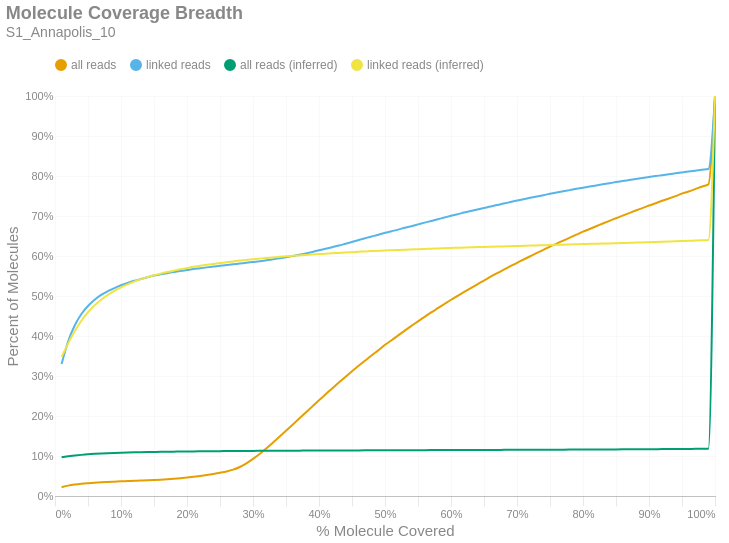

Notebook code cell kept with this figure:
### Markdown cell above
### Molecule Read Coverage
This chart shows molecule coverage breadth as computed by the number of bases aligned to that molecule. In other words, "*how much of each unique long molecule is actually sequenced/aligned?*" Keep in mind there is a distinction between sequences and alignments, since some sequences belonging to a particular molecule may not align well and wouldn't appear in the alignment data. This chart also shows molecule coverage breadth as computed by the *inferred fragment* from which the aligned sequences originate. Unlike read coverage, this calculation takes into account the total insert size, including unsequenced gaps between the forward and reverse reads. Like the previous figures, these are cumulative percents.

### Code cell
if SKIPLR:
    print_html(f"Skipped")
else:
    binned_df = consolidated_hist(valids['coverage_bp'], mask, 0.01, True)
    binned_df_inf = consolidated_hist(valids['coverage_inserts'], mask, 0.01, True)
    binned_df = binned_df.with_columns(pl.lit(binned_df_inf['all reads (cumsum)']).alias('all reads (inferred)'))
    binned_df = binned_df.with_columns(pl.lit(binned_df_inf['linked reads (cumsum)']).alias('linked reads (inferred)'))
    binned_df = binned_df.with_columns(
        (pl.col('bin').cast(pl.Float64) + 0.01).alias('right_edge')
    )

    with SafeRender(binned_df):
        (
            density_plot(binned_df, 'Molecule Coverage Breadth', samplename, 'molcov', ['all reads (inferred)','linked reads (inferred)'])
            .encode(
                #x=alt.X('bin:Q', title="% Molecule Covered").axis(format = '%').scale(padding=0),
                x=alt.X('right_edge:Q', title="% Molecule Covered").axis(format='%').scale(padding=0),
                y=alt.Y('value:Q', title='Percent of Molecules')
                    .axis(format='%')
                    .stack(False)
                    .scale(domainMin=0, padding=0),
                color=alt.Color("key:N").scale(domain = ["all reads", "linked reads", "all reads (inferred)", "linked reads (inferred)"]),
                tooltip = [
                    alt.Tooltip("key:N", title = "Data Type"),
                    alt.Tooltip("range_label:N", title="% Molecule Covered"),
                    alt.Tooltip("value:Q", format = ".2%", title="% Molecules")
                ]
            )
        ).display()

### Figure 1 — Vega-Lite specification as saved in the notebook (floating-point values rounded to 4 significant figures)
{"width": "container", "height": 400, "config": {"title": {"anchor": "start", "dy": -15, "fontSize": 18, "color": "#888888", "subtitleColor": "#888888", "subtitleFontSize": 14}, "arc": {"fill": "#0072B2"}, "axis": {"domainColor": "#888888", "domainWidth": 0.5, "gridWidth": 0.2, "grid": false, "titleFontWeight": 400, "titleFontSize": 15, "labelFontSize": 11, "labelColor": "#888888", "tickColor": "#888888", "tickWidth": 0.2, "titleColor": "#888888"}, "axisBand": {"grid": false}, "axisX": {"grid": true, "tickSize": 10, "domainCap": "round"}, "axisY": {"domain": false, "grid": true, "tickSize": 0, "domainCap": "round"}, "background": "transparent", "header": {"labelFontSize": 15, "labelColor": "#888888", "titleFontSize": 15, "titleFontWeight": 600, "titleColor": "#888888"}, "legend": {"labelFont": "sans-serif", "labelFontSize": 12, "labelColor": "#888888", "symbolSize": 100, "symbolType": "circle", "titleFontSize": 12, "titlePadding": 10, "titleColor": "#888888", "title": null, "orient": "top"}, "range": {"category": ["#E69F00", "#56B4E9", "#009E73", "#F0E442", "#0072B2", "#D55E00", "#CC79A7", "#000000"], "diverging": ["#cfe8f3", "#a2d4ec", "#73bfe2", "#46abdb", "#1696d2", "#12719e"]}, "area": {"fill": "#0072B2", "fillOpacity": 0.7, "line": true, "strokeOpacity": 0.7}, "line": {"color": "#0072B2", "stroke": "#0072B2", "strokeWidth": 2}, "trail": {"color": "#0072B2", "stroke": "#0072B2", "strokeWidth": 0, "size": 1}, "point": {"filled": true, "fillOpacity": 1.0, "size": 95}, "text": {"color": "#888888", "fontSize": 11, "align": "right", "fontWeight": 400, "size": 11}, "bar": {"fill": "#0072B2", "stroke": null}, "view": {"stroke": null, "continuousWidth": 660, "continuousHeight": 400}}, "data": {"name": "data-9cc202c3c3c2103ca561ae91d1ab353e"}, "mark": {"type": "line", "interpolate": "monotone", "point": {"opacity": 0, "size": 275}}, "encoding": {"color": {"field": "key", "scale": {"domain": ["all reads", "linked reads", "all reads (inferred)", "linked reads (inferred)"]}, "type": "nominal"}, "tooltip": [{"field": "key", "title": "Data Type", "type": "nominal"}, {"field": "range_label", "title": "% Molecule Covered", "type": "nominal"}, {"field": "value", "format": ".2%", "title": "% Molecules", "type": "quantitative"}], "x": {"axis": {"format": "%"}, "field": "right_edge", "scale": {"padding": 0}, "title": "% Molecule Covered", "type": "quantitative"}, "y": {"axis": {"format": "%"}, "field": "value", "scale": {"domainMin": 0, "padding": 0}, "stack": false, "title": "Percent of Molecules", "type": "quantitative"}}, "params": [{"name": "param_c36ac31b6afebe62", "select": {"type": "point", "fields": ["key"]}, "bind": "legend"}], "title": {"text": "Molecule Coverage Breadth", "subtitle": "S1_Annapolis_10"}, "transform": [{"fold": ["all reads (cumsum)", "linked reads (cumsum)", "all reads (inferred)", "linked reads (inferred)"]}, {"calculate": "replace(datum.key, ' (cumsum)', '')", "as": "key"}, {"filter": {"param": "param_c36ac31b6afebe62"}}], "usermeta": {"embedOptions": {"downloadFileName": "S1_Annapolis_10.molcov"}}, "$schema": "https://vega.github.io/schema/vega-lite/v6.1.0.json", "datasets": {"data-9cc202c3c3c2103ca561ae91d1ab353e": [{"bin": "0.0", "interval": "0.0-0.01", "all reads": 0.02208, "linked reads": 0.3298, "all reads (cumsum)": 0.02208, "linked reads (cumsum)": 0.3298, "range_label": "0.0-0.01", "all reads (inferred)": 0.09698, "linked reads (inferred)": 0.3476, "right_edge": 0.01}, {"bin": "0.01", "interval": "0.01-0.02", "all reads": 0.003817, "linked reads": 0.05703, "all reads (cumsum)": 0.0259, "linked reads (cumsum)": 0.3868, "range_label": "0.01-0.02", "all reads (inferred)": 0.0992, "linked reads (inferred)": 0.3815, "right_edge": 0.02}, {"bin": "0.02", "interval": "0.02-0.03", "all reads": 0.002723, "linked reads": 0.04003, "all reads (cumsum)": 0.02862, "linked reads (cumsum)": 0.4269, "range_label": "0.02-0.03", "all reads (inferred)": 0.1012, "linked reads (inferred)": 0.4123, "right_edge": 0.03}, {"bin": "0.03", "interval": "0.03-0.04", "all reads": 0.002038, "linked reads": 0.02827, "all reads (cumsum)": 0.03066, "linked reads (cumsum)": 0.4551, "range_label": "0.03-0.04", "all reads (inferred)": 0.1028, "linked reads (inferred)": 0.4382, "right_edge": 0.04}, {"bin": "0.04", "interval": "0.04-0.05", "all reads": 0.001456, "linked reads": 0.01993, "all reads (cumsum)": 0.03212, "linked reads (cumsum)": 0.4751, "range_label": "0.04-0.05", "all reads (inferred)": 0.1042, "linked reads (inferred)": 0.4594, "right_edge": 0.05}, {"bin": "0.05", "interval": "0.05-0.06", "all reads": 0.001216, "linked reads": 0.01566, "all reads (cumsum)": 0.03333, "linked reads (cumsum)": 0.4907, "range_label": "0.05-0.06", "all reads (inferred)": 0.1054, "linked reads (inferred)": 0.4765, "right_edge": 0.06}, {"bin": "0.06", "interval": "0.06-0.07", "all reads": 0.0009963, "linked reads": 0.01204, "all reads (cumsum)": 0.03433, "linked reads (cumsum)": 0.5028, "range_label": "0.06-0.07", "all reads (inferred)": 0.1063, "linked reads (inferred)": 0.4906, "right_edge": 0.07}, {"bin": "0.07", "interval": "0.07-0.08", "all reads": 0.0008144, "linked reads": 0.009188, "all reads (cumsum)": 0.03514, "linked reads (cumsum)": 0.5119, "range_label": "0.07-0.08", "all reads (inferred)": 0.107, "linked reads (inferred)": 0.5025, "right_edge": 0.08}, {"bin": "0.08", "interval": "0.08-0.09", "all reads": 0.000744, "linked reads": 0.007825, "all reads (cumsum)": 0.03589, "linked reads (cumsum)": 0.5198, "range_label": "0.08-0.09", "all reads (inferred)": 0.1077, "linked reads (inferred)": 0.513, "right_edge": 0.09}, {"bin": "0.09", "interval": "0.09-0.1", "all reads": 0.00075, "linked reads": 0.007125, "all reads (cumsum)": 0.03664, "linked reads (cumsum)": 0.5269, "range_label": "0.09-0.1", "all reads (inferred)": 0.1082, "linked reads (inferred)": 0.5216, "right_edge": 0.1}, {"bin": "0.1", "interval": "0.1-0.11", "all reads": 0.0006554, "linked reads": 0.005711, "all reads (cumsum)": 0.03729, "linked reads (cumsum)": 0.5326, "range_label": "0.1-0.11", "all reads (inferred)": 0.1087, "linked reads (inferred)": 0.5291, "right_edge": 0.11}, {"bin": "0.11", "interval": "0.11-0.12", "all reads": 0.0006589, "linked reads": 0.005355, "all reads (cumsum)": 0.03795, "linked reads (cumsum)": 0.538, "range_label": "0.11-0.12", "all reads (inferred)": 0.1091, "linked reads (inferred)": 0.536, "right_edge": 0.12}, {"bin": "0.12", "interval": "0.12-0.13", "all reads": 0.000658, "linked reads": 0.004498, "all reads (cumsum)": 0.03861, "linked reads (cumsum)": 0.5425, "range_label": "0.12-0.13", "all reads (inferred)": 0.1095, "linked reads (inferred)": 0.5422, "right_edge": 0.13}, {"bin": "0.13", "interval": "0.13-0.14", "all reads": 0.0006731, "linked reads": 0.004484, "all reads (cumsum)": 0.03928, "linked reads (cumsum)": 0.5469, "range_label": "0.13-0.14", "all reads (inferred)": 0.1098, "linked reads (inferred)": 0.5473, "right_edge": 0.14}, {"bin": "0.14", "interval": "0.14-0.15", "all reads": 0.0007591, "linked reads": 0.004091, "all reads (cumsum)": 0.04004, "linked reads (cumsum)": 0.551, "range_label": "0.14-0.15", "all reads (inferred)": 0.1101, "linked reads (inferred)": 0.5517, "right_edge": 0.15}, {"bin": "0.15", "interval": "0.15-0.16", "all reads": 0.0008243, "linked reads": 0.002999, "all reads (cumsum)": 0.04087, "linked reads (cumsum)": 0.554, "range_label": "0.15-0.16", "all reads (inferred)": 0.1104, "linked reads (inferred)": 0.556, "right_edge": 0.16}, {"bin": "0.16", "interval": "0.16-0.17", "all reads": 0.001002, "linked reads": 0.002956, "all reads (cumsum)": 0.04187, "linked reads (cumsum)": 0.557, "range_label": "0.16-0.17", "all reads (inferred)": 0.1107, "linked reads (inferred)": 0.5598, "right_edge": 0.17}, {"bin": "0.17", "interval": "0.17-0.18", "all reads": 0.001264, "linked reads": 0.002913, "all reads (cumsum)": 0.04313, "linked reads (cumsum)": 0.5599, "range_label": "0.17-0.18", "all reads (inferred)": 0.1109, "linked reads (inferred)": 0.5633, "right_edge": 0.18}, {"bin": "0.18", "interval": "0.18-0.19", "all reads": 0.00147, "linked reads": 0.002484, "all reads (cumsum)": 0.0446, "linked reads (cumsum)": 0.5624, "range_label": "0.18-0.19", "all reads (inferred)": 0.1111, "linked reads (inferred)": 0.5669, "right_edge": 0.19}, {"bin": "0.19", "interval": "0.19-0.2", "all reads": 0.001703, "linked reads": 0.002435, "all reads (cumsum)": 0.04631, "linked reads (cumsum)": 0.5648, "range_label": "0.19-0.2", "all reads (inferred)": 0.1113, "linked reads (inferred)": 0.5699, "right_edge": 0.2}, {"bin": "0.2", "interval": "0.2-0.21", "all reads": 0.001866, "linked reads": 0.002449, "all reads (cumsum)": 0.04817, "linked reads (cumsum)": 0.5673, "range_label": "0.2-0.21", "all reads (inferred)": 0.1115, "linked reads (inferred)": 0.5729, "right_edge": 0.21}, {"bin": "0.21", "interval": "0.21-0.22", "all reads": 0.002091, "linked reads": 0.002106, "all reads (cumsum)": 0.05026, "linked reads (cumsum)": 0.5694, "range_label": "0.21-0.22", "all reads (inferred)": 0.1117, "linked reads (inferred)": 0.5754, "right_edge": 0.22}, {"bin": "0.22", "interval": "0.22-0.23", "all reads": 0.002352, "linked reads": 0.00217, "all reads (cumsum)": 0.05262, "linked reads (cumsum)": 0.5715, "range_label": "0.22-0.23", "all reads (inferred)": 0.1118, "linked reads (inferred)": 0.5779, "right_edge": 0.23}, {"bin": "0.23", "interval": "0.23-0.24", "all reads": 0.002602, "linked reads": 0.002028, "all reads (cumsum)": 0.05522, "linked reads (cumsum)": 0.5736, "range_label": "0.23-0.24", "all reads (inferred)": 0.112, "linked reads (inferred)": 0.5802, "right_edge": 0.24}, {"bin": "0.24", "interval": "0.24-0.25", "all reads": 0.002897, "linked reads": 0.001992, "all reads (cumsum)": 0.05811, "linked reads (cumsum)": 0.5756, "range_label": "0.24-0.25", "all reads (inferred)": 0.1121, "linked reads (inferred)": 0.5823, "right_edge": 0.25}, {"bin": "0.25", "interval": "0.25-0.26", "all reads": 0.003312, "linked reads": 0.001856, "all reads (cumsum)": 0.06143, "linked reads (cumsum)": 0.5774, "range_label": "0.25-0.26", "all reads (inferred)": 0.1123, "linked reads (inferred)": 0.5846, "right_edge": 0.26}, {"bin": "0.26", "interval": "0.26-0.27", "all reads": 0.004489, "linked reads": 0.001821, "all reads (cumsum)": 0.06591, "linked reads (cumsum)": 0.5792, "range_label": "0.26-0.27", "all reads (inferred)": 0.1124, "linked reads (inferred)": 0.5865, "right_edge": 0.27}, {"bin": "0.27", "interval": "0.27-0.28", "all reads": 0.006586, "linked reads": 0.001928, "all reads (cumsum)": 0.0725, "linked reads (cumsum)": 0.5812, "range_label": "0.27-0.28", "all reads (inferred)": 0.1125, "linked reads (inferred)": 0.5885, "right_edge": 0.28}, {"bin": "0.28", "interval": "0.28-0.29", "all reads": 0.009062, "linked reads": 0.001828, "all reads (cumsum)": 0.08156, "linked reads (cumsum)": 0.583, "range_label": "0.28-0.29", "all reads (inferred)": 0.1126, "linked reads (inferred)": 0.5901, "right_edge": 0.29}, {"bin": "0.29", "interval": "0.29-0.3", "all reads": 0.01119, "linked reads": 0.002013, "all reads (cumsum)": 0.09275, "linked reads (cumsum)": 0.585, "range_label": "0.29-0.3", "all reads (inferred)": 0.1127, "linked reads (inferred)": 0.5918, "right_edge": 0.3}, {"bin": "0.3", "interval": "0.3-0.31", "all reads": 0.0124, "linked reads": 0.001928, "all reads (cumsum)": 0.1052, "linked reads (cumsum)": 0.5869, "range_label": "0.3-0.31", "all reads (inferred)": 0.1129, "linked reads (inferred)": 0.5935, "right_edge": 0.31}, {"bin": "0.31", "interval": "0.31-0.32", "all reads": 0.01369, "linked reads": 0.002256, "all reads (cumsum)": 0.1188, "linked reads (cumsum)": 0.5892, "range_label": "0.31-0.32", "all reads (inferred)": 0.113, "linked reads (inferred)": 0.595, "right_edge": 0.32}, {"bin": "0.32", "interval": "0.32-0.33", "all reads": 0.0144, "linked reads": 0.002392, "all reads (cumsum)": 0.1332, "linked reads (cumsum)": 0.5916, "range_label": "0.32-0.33", "all reads (inferred)": 0.1131, "linked reads (inferred)": 0.5964, "right_edge": 0.33}, {"bin": "0.33", "interval": "0.33-0.34", "all reads": 0.01464, "linked reads": 0.002456, "all reads (cumsum)": 0.1479, "linked reads (cumsum)": 0.594, "range_label": "0.33-0.34", "all reads (inferred)": 0.1131, "linked reads (inferred)": 0.5979, "right_edge": 0.34}, {"bin": "0.34", "interval": "0.34-0.35", "all reads": 0.01504, "linked reads": 0.002849, "all reads (cumsum)": 0.1629, "linked reads (cumsum)": 0.5969, "range_label": "0.34-0.35", "all reads (inferred)": 0.1132, "linked reads (inferred)": 0.5991, "right_edge": 0.35}, {"bin": "0.35", "interval": "0.35-0.36", "all reads": 0.01533, "linked reads": 0.00297, "all reads (cumsum)": 0.1782, "linked reads (cumsum)": 0.5999, "range_label": "0.35-0.36", "all reads (inferred)": 0.1133, "linked reads (inferred)": 0.6004, "right_edge": 0.36}, {"bin": "0.36", "interval": "0.36-0.37", "all reads": 0.01536, "linked reads": 0.003113, "all reads (cumsum)": 0.1936, "linked reads (cumsum)": 0.603, "range_label": "0.36-0.37", "all reads (inferred)": 0.1134, "linked reads (inferred)": 0.6015, "right_edge": 0.37}, {"bin": "0.37", "interval": "0.37-0.38", "all reads": 0.01532, "linked reads": 0.003477, "all reads (cumsum)": 0.2089, "linked reads (cumsum)": 0.6065, "range_label": "0.37-0.38", "all reads (inferred)": 0.1135, "linked reads (inferred)": 0.6026, "right_edge": 0.38}, {"bin": "0.38", "interval": "0.38-0.39", "all reads": 0.01514, "linked reads": 0.003762, "all reads (cumsum)": 0.2241, "linked reads (cumsum)": 0.6102, "range_label": "0.38-0.39", "all reads (inferred)": 0.1136, "linked reads (inferred)": 0.6038, "right_edge": 0.39}, {"bin": "0.39", "interval": "0.39-0.4", "all reads": 0.01547, "linked reads": 0.004027, "all reads (cumsum)": 0.2395, "linked reads (cumsum)": 0.6142, "range_label": "0.39-0.4", "all reads (inferred)": 0.1136, "linked reads (inferred)": 0.6048, "right_edge": 0.4}, {"bin": "0.4", "interval": "0.4-0.41", "all reads": 0.01462, "linked reads": 0.003827, "all reads (cumsum)": 0.2542, "linked reads (cumsum)": 0.6181, "range_label": "0.4-0.41", "all reads (inferred)": 0.1137, "linked reads (inferred)": 0.6059, "right_edge": 0.41}, {"bin": "0.41", "interval": "0.41-0.42", "all reads": 0.01484, "linked reads": 0.003948, "all reads (cumsum)": 0.269, "linked reads (cumsum)": 0.622, "range_label": "0.41-0.42", "all reads (inferred)": 0.1138, "linked reads (inferred)": 0.6068, "right_edge": 0.42}, {"bin": "0.42", "interval": "0.42-0.43", "all reads": 0.01448, "linked reads": 0.004055, "all reads (cumsum)": 0.2835, "linked reads (cumsum)": 0.6261, "range_label": "0.42-0.43", "all reads (inferred)": 0.1139, "linked reads (inferred)": 0.6078, "right_edge": 0.43}, {"bin": "0.43", "interval": "0.43-0.44", "all reads": 0.01416, "linked reads": 0.004484, "all reads (cumsum)": 0.2976, "linked reads (cumsum)": 0.6306, "range_label": "0.43-0.44", "all reads (inferred)": 0.1139, "linked reads (inferred)": 0.6088, "right_edge": 0.44}, {"bin": "0.44", "interval": "0.44-0.45", "all reads": 0.01408, "linked reads": 0.004505, "all reads (cumsum)": 0.3117, "linked reads (cumsum)": 0.6351, "range_label": "0.44-0.45", "all reads (inferred)": 0.114, "linked reads (inferred)": 0.6096, "right_edge": 0.45}, {"bin": "0.45", "interval": "0.45-0.46", "all reads": 0.01367, "linked reads": 0.005026, "all reads (cumsum)": 0.3254, "linked reads (cumsum)": 0.6401, "range_label": "0.45-0.46", "all reads (inferred)": 0.1141, "linked reads (inferred)": 0.6105, "right_edge": 0.46}, {"bin": "0.46", "interval": "0.46-0.47", "all reads": 0.01332, "linked reads": 0.004519, "all reads (cumsum)": 0.3387, "linked reads (cumsum)": 0.6446, "range_label": "0.46-0.47", "all reads (inferred)": 0.1141, "linked reads (inferred)": 0.6114, "right_edge": 0.47}, {"bin": "0.47", "interval": "0.47-0.48", "all reads": 0.01324, "linked reads": 0.004269, "all reads (cumsum)": 0.3519, "linked reads (cumsum)": 0.6489, "range_label": "0.47-0.48", "all reads (inferred)": 0.1142, "linked reads (inferred)": 0.6123, "right_edge": 0.48}, {"bin": "0.48", "interval": "0.48-0.49", "all reads": 0.01236, "linked reads": 0.004241, "all reads (cumsum)": 0.3643, "linked reads (cumsum)": 0.6531, "range_label": "0.48-0.49", "all reads (inferred)": 0.1142, "linked reads (inferred)": 0.613, "right_edge": 0.49}, {"bin": "0.49", "interval": "0.49-0.5", "all reads": 0.0137, "linked reads": 0.004883, "all reads (cumsum)": 0.378, "linked reads (cumsum)": 0.658, "range_label": "0.49-0.5", "all reads (inferred)": 0.1143, "linked reads (inferred)": 0.6138, "right_edge": 0.5}, {"bin": "0.5", "interval": "0.5-0.51", "all reads": 0.01131, "linked reads": 0.004034, "all reads (cumsum)": 0.3893, "linked reads (cumsum)": 0.662, "range_label": "0.5-0.51", "all reads (inferred)": 0.1144, "linked reads (inferred)": 0.6144, "right_edge": 0.51}, {"bin": "0.51", "interval": "0.51-0.52", "all reads": 0.01237, "linked reads": 0.003977, "all reads (cumsum)": 0.4017, "linked reads (cumsum)": 0.666, "range_label": "0.51-0.52", "all reads (inferred)": 0.1144, "linked reads (inferred)": 0.6151, "right_edge": 0.52}, {"bin": "0.52", "interval": "0.52-0.53", "all reads": 0.01174, "linked reads": 0.004441, "all reads (cumsum)": 0.4134, "linked reads (cumsum)": 0.6704, "range_label": "0.52-0.53", "all reads (inferred)": 0.1145, "linked reads (inferred)": 0.6159, "right_edge": 0.53}, {"bin": "0.53", "interval": "0.53-0.54", "all reads": 0.01181, "linked reads": 0.004134, "all reads (cumsum)": 0.4252, "linked reads (cumsum)": 0.6746, "range_label": "0.53-0.54", "all reads (inferred)": 0.1145, "linked reads (inferred)": 0.6165, "right_edge": 0.54}, {"bin": "0.54", "interval": "0.54-0.55", "all reads": 0.01128, "linked reads": 0.004419, "all reads (cumsum)": 0.4365, "linked reads (cumsum)": 0.679, "range_label": "0.54-0.55", "all reads (inferred)": 0.1146, "linked reads (inferred)": 0.6172, "right_edge": 0.55}, {"bin": "0.55", "interval": "0.55-0.56", "all reads": 0.01145, "linked reads": 0.004434, "all reads (cumsum)": 0.448, "linked reads (cumsum)": 0.6834, "range_label": "0.55-0.56", "all reads (inferred)": 0.1147, "linked reads (inferred)": 0.6178, "right_edge": 0.56}, {"bin": "0.56", "interval": "0.56-0.57", "all reads": 0.01101, "linked reads": 0.004169, "all reads (cumsum)": 0.459, "linked reads (cumsum)": 0.6876, "range_label": "0.56-0.57", "all reads (inferred)": 0.1147, "linked reads (inferred)": 0.6184, "right_edge": 0.57}, {"bin": "0.57", "interval": "0.57-0.58", "all reads": 0.01056, "linked reads": 0.004219, "all reads (cumsum)": 0.4695, "linked reads (cumsum)": 0.6918, "range_label": "0.57-0.58", "all reads (inferred)": 0.1148, "linked reads (inferred)": 0.6191, "right_edge": 0.58}, {"bin": "0.58", "interval": "0.58-0.59", "all reads": 0.01055, "linked reads": 0.004369, "all reads (cumsum)": 0.4801, "linked reads (cumsum)": 0.6962, "range_label": "0.58-0.59", "all reads (inferred)": 0.1148, "linked reads (inferred)": 0.6196, "right_edge": 0.59}, {"bin": "0.59", "interval": "0.59-0.6", "all reads": 0.01054, "linked reads": 0.004248, "all reads (cumsum)": 0.4906, "linked reads (cumsum)": 0.7004, "range_label": "0.59-0.6", "all reads (inferred)": 0.1149, "linked reads (inferred)": 0.6201, "right_edge": 0.6}, {"bin": "0.6", "interval": "0.6-0.61", "all reads": 0.009741, "linked reads": 0.003962, "all reads (cumsum)": 0.5004, "linked reads (cumsum)": 0.7044, "range_label": "0.6-0.61", "all reads (inferred)": 0.1149, "linked reads (inferred)": 0.6206, "right_edge": 0.61}, {"bin": "0.61", "interval": "0.61-0.62", "all reads": 0.009892, "linked reads": 0.004276, "all reads (cumsum)": 0.5102, "linked reads (cumsum)": 0.7087, "range_label": "0.61-0.62", "all reads (inferred)": 0.115, "linked reads (inferred)": 0.6211, "right_edge": 0.62}, {"bin": "0.62", "interval": "0.62-0.63", "all reads": 0.009634, "linked reads": 0.003919, "all reads (cumsum)": 0.5199, "linked reads (cumsum)": 0.7126, "range_label": "0.62-0.63", "all reads (inferred)": 0.115, "linked reads (inferred)": 0.6217, "right_edge": 0.63}, {"bin": "0.63", "interval": "0.63-0.64", "all reads": 0.009456, "linked reads": 0.003812, "all reads (cumsum)": 0.5293, "linked reads (cumsum)": 0.7164, "range_label": "0.63-0.64", "all reads (inferred)": 0.1151, "linked reads (inferred)": 0.6222, "right_edge": 0.64}, {"bin": "0.64", "interval": "0.64-0.65", "all reads": 0.009356, "linked reads": 0.003662, "all reads (cumsum)": 0.5387, "linked reads (cumsum)": 0.7201, "range_label": "0.64-0.65", "all reads (inferred)": 0.1152, "linked reads (inferred)": 0.6227, "right_edge": 0.65}, {"bin": "0.65", "interval": "0.65-0.66", "all reads": 0.009476, "linked reads": 0.003577, "all reads (cumsum)": 0.5482, "linked reads (cumsum)": 0.7237, "range_label": "0.65-0.66", "all reads (inferred)": 0.1152, "linked reads (inferred)": 0.6231, "right_edge": 0.66}, {"bin": "0.66", "interval": "0.66-0.67", "all reads": 0.008782, "linked reads": 0.003969, "all reads (cumsum)": 0.557, "linked reads (cumsum)": 0.7276, "range_label": "0.66-0.67", "all reads (inferred)": 0.1153, "linked reads (inferred)": 0.6236, "right_edge": 0.67}, {"bin": "0.67", "interval": "0.67-0.68", "all reads": 0.008849, "linked reads": 0.003434, "all reads (cumsum)": 0.5658, "linked reads (cumsum)": 0.7311, "range_label": "0.67-0.68", "all reads (inferred)": 0.1153, "linked reads (inferred)": 0.624, "right_edge": 0.68}, {"bin": "0.68", "interval": "0.68-0.69", "all reads": 0.008607, "linked reads": 0.003741, "all reads (cumsum)": 0.5744, "linked reads (cumsum)": 0.7348, "range_label": "0.68-0.69", "all reads (inferred)": 0.1154, "linked reads (inferred)": 0.6246, "right_edge": 0.69}, {"bin": "0.69", "interval": "0.69-0.7", "all reads": 0.008673, "linked reads": 0.003705, "all reads (cumsum)": 0.5831, "linked reads (cumsum)": 0.7385, "range_label": "0.69-0.7", "all reads (inferred)": 0.1155, "linked reads (inferred)": 0.625, "right_edge": 0.7}, {"bin": "0.7", "interval": "0.7-0.71", "all reads": 0.00815, "linked reads": 0.003591, "all reads (cumsum)": 0.5912, "linked reads (cumsum)": 0.7421, "range_label": "0.7-0.71", "all reads (inferred)": 0.1155, "linked reads (inferred)": 0.6256, "right_edge": 0.71}, {"bin": "0.71", "interval": "0.71-0.72", "all reads": 0.008185, "linked reads": 0.003334, "all reads (cumsum)": 0.5994, "linked reads (cumsum)": 0.7454, "range_label": "0.71-0.72", "all reads (inferred)": 0.1156, "linked reads (inferred)": 0.626, "right_edge": 0.72}, {"bin": "0.72", "interval": "0.72-0.73", "all reads": 0.008194, "linked reads": 0.003341, "all reads (cumsum)": 0.6076, "linked reads (cumsum)": 0.7488, "range_label": "0.72-0.73", "all reads (inferred)": 0.1156, "linked reads (inferred)": 0.6265, "right_edge": 0.73}, {"bin": "0.73", "interval": "0.73-0.74", "all reads": 0.007791, "linked reads": 0.003313, "all reads (cumsum)": 0.6154, "linked reads (cumsum)": 0.7521, "range_label": "0.73-0.74", "all reads (inferred)": 0.1157, "linked reads (inferred)": 0.6269, "right_edge": 0.74}, {"bin": "0.74", "interval": "0.74-0.75", "all reads": 0.008187, "linked reads": 0.003377, "all reads (cumsum)": 0.6236, "linked reads (cumsum)": 0.7555, "range_label": "0.74-0.75", "all reads (inferred)": 0.1158, "linked reads (inferred)": 0.6274, "right_edge": 0.75}, {"bin": "0.75", "interval": "0.75-0.76", "all reads": 0.007402, "linked reads": 0.003084, "all reads (cumsum)": 0.631, "linked reads (cumsum)": 0.7585, "range_label": "0.75-0.76", "all reads (inferred)": 0.1158, "linked reads (inferred)": 0.6279, "right_edge": 0.76}, {"bin": "0.76", "interval": "0.76-0.77", "all reads": 0.007457, "linked reads": 0.003127, "all reads (cumsum)": 0.6384, "linked reads (cumsum)": 0.7617, "range_label": "0.76-0.77", "all reads (inferred)": 0.1159, "linked reads (inferred)": 0.6284, "right_edge": 0.77}, {"bin": "0.77", "interval": "0.77-0.78", "all reads": 0.007379, "linked reads": 0.002999, "all reads (cumsum)": 0.6458, "linked reads (cumsum)": 0.7647, "range_label": "0.77-0.78", "all reads (inferred)": 0.116, "linked reads (inferred)": 0.629, "right_edge": 0.78}, {"bin": "0.78", "interval": "0.78-0.79", "all reads": 0.007429, "linked reads": 0.003248, "all reads (cumsum)": 0.6533, "linked reads (cumsum)": 0.7679, "range_label": "0.78-0.79", "all reads (inferred)": 0.116, "linked reads (inferred)": 0.6295, "right_edge": 0.79}, {"bin": "0.79", "interval": "0.79-0.8", "all reads": 0.007495, "linked reads": 0.00282, "all reads (cumsum)": 0.6607, "linked reads (cumsum)": 0.7707, "range_label": "0.79-0.8", "all reads (inferred)": 0.1161, "linked reads (inferred)": 0.6299, "right_edge": 0.8}, {"bin": "0.8", "interval": "0.8-0.81", "all reads": 0.006771, "linked reads": 0.002806, "all reads (cumsum)": 0.6675, "linked reads (cumsum)": 0.7735, "range_label": "0.8-0.81", "all reads (inferred)": 0.1162, "linked reads (inferred)": 0.6303, "right_edge": 0.81}, {"bin": "0.81", "interval": "0.81-0.82", "all reads": 0.006869, "linked reads": 0.002856, "all reads (cumsum)": 0.6744, "linked reads (cumsum)": 0.7764, "range_label": "0.81-0.82", "all reads (inferred)": 0.1163, "linked reads (inferred)": 0.6308, "right_edge": 0.82}, {"bin": "0.82", "interval": "0.82-0.83", "all reads": 0.006922, "linked reads": 0.00287, "all reads (cumsum)": 0.6813, "linked reads (cumsum)": 0.7793, "range_label": "0.82-0.83", "all reads (inferred)": 0.1164, "linked reads (inferred)": 0.6312, "right_edge": 0.83}, {"bin": "0.83", "interval": "0.83-0.84", "all reads": 0.006678, "linked reads": 0.002663, "all reads (cumsum)": 0.688, "linked reads (cumsum)": 0.7819, "range_label": "0.83-0.84", "all reads (inferred)": 0.1164, "linked reads (inferred)": 0.6315, "right_edge": 0.84}, {"bin": "0.84", "interval": "0.84-0.85", "all reads": 0.006449, "linked reads": 0.002884, "all reads (cumsum)": 0.6944, "linked reads (cumsum)": 0.7848, "range_label": "0.84-0.85", "all reads (inferred)": 0.1165, "linked reads (inferred)": 0.632, "right_edge": 0.85}, {"bin": "0.85", "interval": "0.85-0.86", "all reads": 0.006462, "linked reads": 0.00272, "all reads (cumsum)": 0.7009, "linked reads (cumsum)": 0.7875, "range_label": "0.85-0.86", "all reads (inferred)": 0.1166, "linked reads (inferred)": 0.6325, "right_edge": 0.86}, {"bin": "0.86", "interval": "0.86-0.87", "all reads": 0.00629, "linked reads": 0.002399, "all reads (cumsum)": 0.7072, "linked reads (cumsum)": 0.7899, "range_label": "0.86-0.87", "all reads (inferred)": 0.1167, "linked reads (inferred)": 0.6329, "right_edge": 0.87}, {"bin": "0.87", "interval": "0.87-0.88", "all reads": 0.00646, "linked reads": 0.002484, "all reads (cumsum)": 0.7137, "linked reads (cumsum)": 0.7924, "range_label": "0.87-0.88", "all reads (inferred)": 0.1168, "linked reads (inferred)": 0.6335, "right_edge": 0.88}, {"bin": "0.88", "interval": "0.88-0.89", "all reads": 0.006183, "linked reads": 0.00262, "all reads (cumsum)": 0.7198, "linked reads (cumsum)": 0.795, "range_label": "0.88-0.89", "all reads (inferred)": 0.1169, "linked reads (inferred)": 0.634, "right_edge": 0.89}, {"bin": "0.89", "interval": "0.89-0.9", "all reads": 0.006294, "linked reads": 0.002427, "all reads (cumsum)": 0.7261, "linked reads (cumsum)": 0.7975, "range_label": "0.89-0.9", "all reads (inferred)": 0.117, "linked reads (inferred)": 0.6345, "right_edge": 0.9}, {"bin": "0.9", "interval": "0.9-0.91", "all reads": 0.005709, "linked reads": 0.002377, "all reads (cumsum)": 0.7318, "linked reads (cumsum)": 0.7998, "range_label": "0.9-0.91", "all reads (inferred)": 0.1171, "linked reads (inferred)": 0.6351, "right_edge": 0.91}, {"bin": "0.91", "interval": "0.91-0.92", "all reads": 0.006415, "linked reads": 0.002185, "all reads (cumsum)": 0.7383, "linked reads (cumsum)": 0.802, "range_label": "0.91-0.92", "all reads (inferred)": 0.1172, "linked reads (inferred)": 0.6357, "right_edge": 0.92}, {"bin": "0.92", "interval": "0.92-0.93", "all reads": 0.005509, "linked reads": 0.002363, "all reads (cumsum)": 0.7438, "linked reads (cumsum)": 0.8044, "range_label": "0.92-0.93", "all reads (inferred)": 0.1173, "linked reads (inferred)": 0.6362, "right_edge": 0.93}, {"bin": "0.93", "interval": "0.93-0.94", "all reads": 0.005931, "linked reads": 0.002206, "all reads (cumsum)": 0.7497, "linked reads (cumsum)": 0.8066, "range_label": "0.93-0.94", "all reads (inferred)": 0.1174, "linked reads (inferred)": 0.6367, "right_edge": 0.94}, {"bin": "0.94", "interval": "0.94-0.95", "all reads": 0.006327, "linked reads": 0.002242, "all reads (cumsum)": 0.756, "linked reads (cumsum)": 0.8088, "range_label": "0.94-0.95", "all reads (inferred)": 0.1176, "linked reads (inferred)": 0.6373, "right_edge": 0.95}, {"bin": "0.95", "interval": "0.95-0.96", "all reads": 0.005133, "linked reads": 0.002256, "all reads (cumsum)": 0.7612, "linked reads (cumsum)": 0.8111, "range_label": "0.95-0.96", "all reads (inferred)": 0.1177, "linked reads (inferred)": 0.638, "right_edge": 0.96}, {"bin": "0.96", "interval": "0.96-0.97", "all reads": 0.006006, "linked reads": 0.002206, "all reads (cumsum)": 0.7672, "linked reads (cumsum)": 0.8133, "range_label": "0.96-0.97", "all reads (inferred)": 0.1179, "linked reads (inferred)": 0.6386, "right_edge": 0.97}, {"bin": "0.97", "interval": "0.97-0.98", "all reads": 0.006087, "linked reads": 0.00217, "all reads (cumsum)": 0.7732, "linked reads (cumsum)": 0.8155, "range_label": "0.97-0.98", "all reads (inferred)": 0.1181, "linked reads (inferred)": 0.6392, "right_edge": 0.98}, {"bin": "0.98", "interval": "0.98-0.99", "all reads": 0.005707, "linked reads": 0.002028, "all reads (cumsum)": 0.779, "linked reads (cumsum)": 0.8175, "range_label": "0.98-0.99", "all reads (inferred)": 0.1183, "linked reads (inferred)": 0.6402, "right_edge": 0.99}, {"bin": "0.99", "interval": "0.99-1.0", "all reads": 0.221, "linked reads": 0.1825, "all reads (cumsum)": 1.0, "linked reads (cumsum)": 1.0, "range_label": "0.99-1.0", "all reads (inferred)": 1.0, "linked reads (inferred)": 1.0, "right_edge": 1.0}]}}
